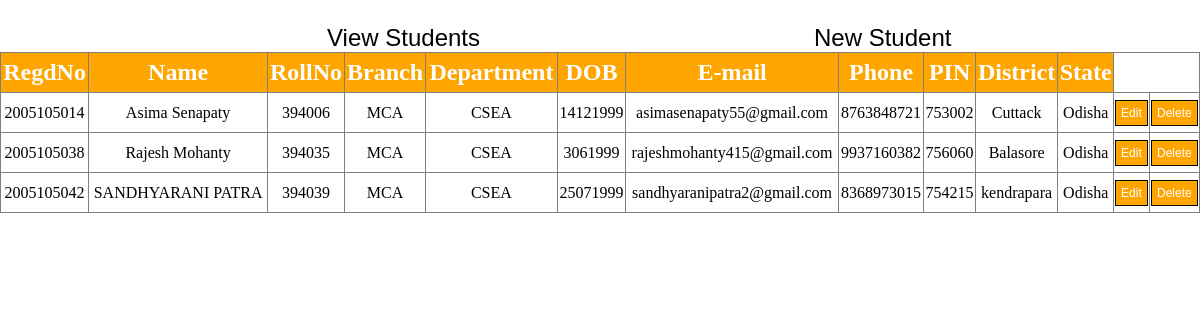
/smartapp/view-students/, run on the app's committed database.
### smartapp/models.py (models this page shows, shortened)
class Student(models.Model):
    regdNo=models.IntegerField(primary_key=True)
    name=models.CharField(max_length=30)
    rollNo=models.IntegerField()
    branch=models.CharField(max_length=20)
    dept=models.CharField(max_length=20)
    dob=models.IntegerField()
    eMail=models.CharField(max_length=30)
    phone=models.IntegerField()
    pin=models.IntegerField()
    district=models.CharField(max_length=20)
    state=models.CharField(max_length=20)

### smartapp/views.py (the view)
# urls.py: path('view-students/',viewStudents),
def viewStudents(request):
    students=models.Student.objects.all()
    res=render(request,'smartapp/view_students.html',{'students':students})
    return res

### templates/smartapp/view_students.html (shortened to what this page needs)
<!DOCTYPE html>
{% load static %}
<html lang="en">
<head>
    <link rel="stylesheet" href="{% static 'css/viewstudent.css' %}">
</head>
<body>
    <div id="menu">
        <div><a href="http://localhost:8000/smartapp/view-students/"><button>View Students</button></a></div>
        <div><a href="http://localhost:8000/smartapp/new-student/"><button>New Student</button></a></div>
    </div>
    <div>
        <table border="1" cellspacing="0" cellpadding="5">
            <tr>
                <th>RegdNo</th>
                <th>Name</th>
                <th>RollNo</th>
                <th>Branch</th>
                <th>Department</th>
                <th>DOB</th>
                <th>E-mail</th>
                <th>Phone</th>
                <th>PIN</th>
                <th>District</th>
                <th>State</th>
            </tr>
            {% for std in students %}
            <tr>
                <td>{{std.regdNo}}</td>
                <td>{{std.name}}</td>
                <td>{{std.rollNo}}</td>
                <td>{{std.branch}}</td>
                <td>{{std.dept}}</td>
                <td>{{std.dob}}</td>
                <td>{{std.eMail}}</td>
                <td>{{std.phone}}</td>
                <td>{{std.pin}}</td>
                <td>{{std.district}}</td>
                <td>{{std.state}}</td>
                <td><a
                        href="http://localhost:8000/smartapp/update-student/?regdNo={{std.regdNo}}"><button>Edit</button></a>
                </td>
                <td><a
                        href="http://localhost:8000/smartapp/delete-student/?regdNo={{std.regdNo}}"><button>Delete</button></a>
                </td>
            </tr>
            {% endfor %}
        </table>
    </div>
</body>
</html>

### static/css/viewstudent.css (style rules this page uses)
* { padding: 0; margin: 0; box-sizing: border-box; }
#menu div { display:inline-block; padding-left: 27%; padding-top: 2%; }
#menu button { color: black; background-color: white; border: none; padding-left: 3px; padding-right: 3px; font-size: 2vw; cursor: pointer; }
table { width: 100%; border-collapse: collapse; }
table tr { height: 40px; }
table th { font-size:2vw; background-color: orange; color: white; }
table tr td { text-align: center; }
table tr td button { color: white; background-color: orange; border: 1px solid black; font-size: 1vw; padding:5px 5px; cursor: pointer; }

### data on the page
Student: regdNo "2005105014", name "Asima Senapaty", rollNo "394006", branch "MCA", dept "CSEA", dob "14121999", eMail "asimasenapaty55@gmail.com", phone "8763848721", pin "753002", district "Cuttack", state "Odisha"
Student: regdNo "2005105038", name "Rajesh Mohanty", rollNo "394035", branch "MCA", dept "CSEA", dob "3061999", eMail "rajeshmohanty415@gmail.com", phone "9937160382", pin "756060", district "Balasore", state "Odisha"
Student: regdNo "2005105042", name "SANDHYARANI PATRA", rollNo "394039", branch "MCA", dept "CSEA", dob "25071999", eMail "sandhyaranipatra2@gmail.com", phone "8368973015", pin "754215", district "kendrapara", state "Odisha"
